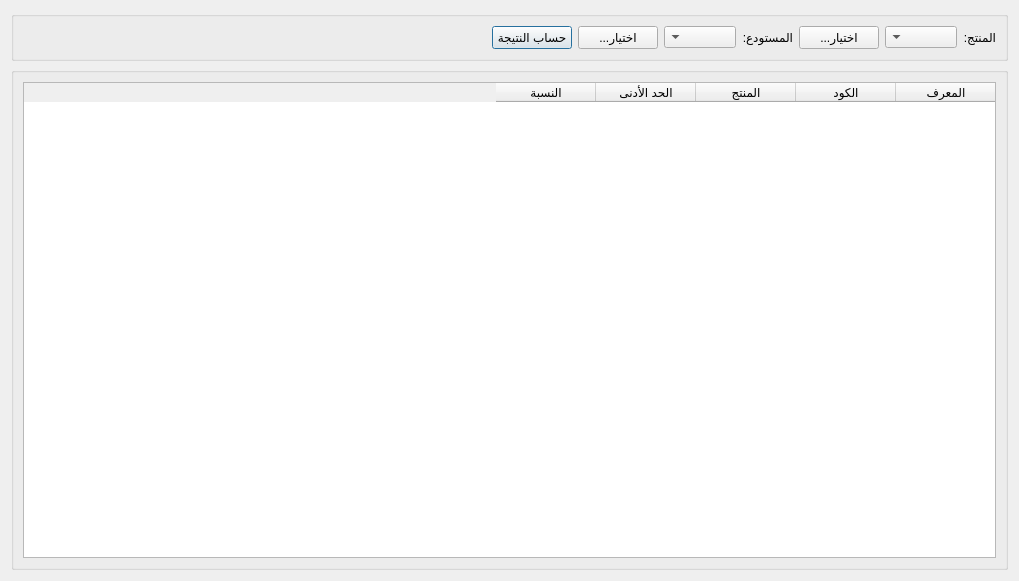
<?xml version="1.0" encoding="UTF-8"?>
<ui version="4.0">
 <class>ReOrderMaterialReport</class>
 <widget class="QDialog" name="ReOrderMaterialReport">
  <property name="windowModality">
   <enum>Qt::WindowModal</enum>
  </property>
  <property name="geometry">
   <rect>
    <x>0</x>
    <y>0</y>
    <width>1019</width>
    <height>581</height>
   </rect>
  </property>
  <property name="windowTitle">
   <string>خطة الانتاج</string>
  </property>
  <property name="windowIcon">
   <iconset>
    <normaloff>graphics/icon.xpm</normaloff>graphics/icon.xpm</iconset>
  </property>
  <property name="modal">
   <bool>true</bool>
  </property>
  <layout class="QGridLayout" name="gridLayout_2">
   <item row="1" column="0">
    <widget class="QGroupBox" name="groupBox_2">
     <property name="title">
      <string/>
     </property>
     <layout class="QGridLayout" name="gridLayout_3">
      <item row="0" column="0">
       <widget class="QTableWidget" name="plan_items_table">
        <property name="maximumSize">
         <size>
          <width>16777215</width>
          <height>500</height>
         </size>
        </property>
        <property name="layoutDirection">
         <enum>Qt::RightToLeft</enum>
        </property>
        <attribute name="horizontalHeaderStretchLastSection">
         <bool>false</bool>
        </attribute>
        <attribute name="verticalHeaderStretchLastSection">
         <bool>false</bool>
        </attribute>
        <column>
         <property name="text">
          <string>المعرف</string>
         </property>
        </column>
        <column>
         <property name="text">
          <string>الكود</string>
         </property>
        </column>
        <column>
         <property name="text">
          <string>المنتج</string>
         </property>
        </column>
        <column>
         <property name="text">
          <string>الحد الأدنى</string>
         </property>
        </column>
        <column>
         <property name="text">
          <string>النسبة</string>
         </property>
        </column>
       </widget>
      </item>
     </layout>
    </widget>
   </item>
   <item row="0" column="0">
    <widget class="QGroupBox" name="groupBox">
     <property name="maximumSize">
      <size>
       <width>16777215</width>
       <height>60</height>
      </size>
     </property>
     <property name="layoutDirection">
      <enum>Qt::RightToLeft</enum>
     </property>
     <property name="title">
      <string/>
     </property>
     <layout class="QGridLayout" name="gridLayout">
      <item row="0" column="7">
       <widget class="QPushButton" name="calc_btn">
        <property name="text">
         <string>حساب النتيجة</string>
        </property>
       </widget>
      </item>
      <item row="0" column="5">
       <widget class="QComboBox" name="warehouse_combobox"/>
      </item>
      <item row="0" column="1">
       <widget class="QComboBox" name="product_combobox">
        <property name="maximumSize">
         <size>
          <width>500</width>
          <height>16777215</height>
         </size>
        </property>
       </widget>
      </item>
      <item row="0" column="4">
       <widget class="QLabel" name="label_2">
        <property name="text">
         <string>المستودع:</string>
        </property>
       </widget>
      </item>
      <item row="0" column="3">
       <widget class="QPushButton" name="select_product_btn">
        <property name="text">
         <string>...اختيار</string>
        </property>
       </widget>
      </item>
      <item row="0" column="8">
       <spacer name="horizontalSpacer_2">
        <property name="orientation">
         <enum>Qt::Horizontal</enum>
        </property>
        <property name="sizeHint" stdset="0">
         <size>
          <width>40</width>
          <height>20</height>
         </size>
        </property>
       </spacer>
      </item>
      <item row="0" column="0">
       <widget class="QLabel" name="label">
        <property name="maximumSize">
         <size>
          <width>50</width>
          <height>16777215</height>
         </size>
        </property>
        <property name="text">
         <string>المنتج:</string>
        </property>
       </widget>
      </item>
      <item row="0" column="6">
       <widget class="QPushButton" name="select_warehouse_btn">
        <property name="text">
         <string>...اختيار</string>
        </property>
       </widget>
      </item>
     </layout>
    </widget>
   </item>
  </layout>
 </widget>
 <resources/>
 <connections/>
</ui>
